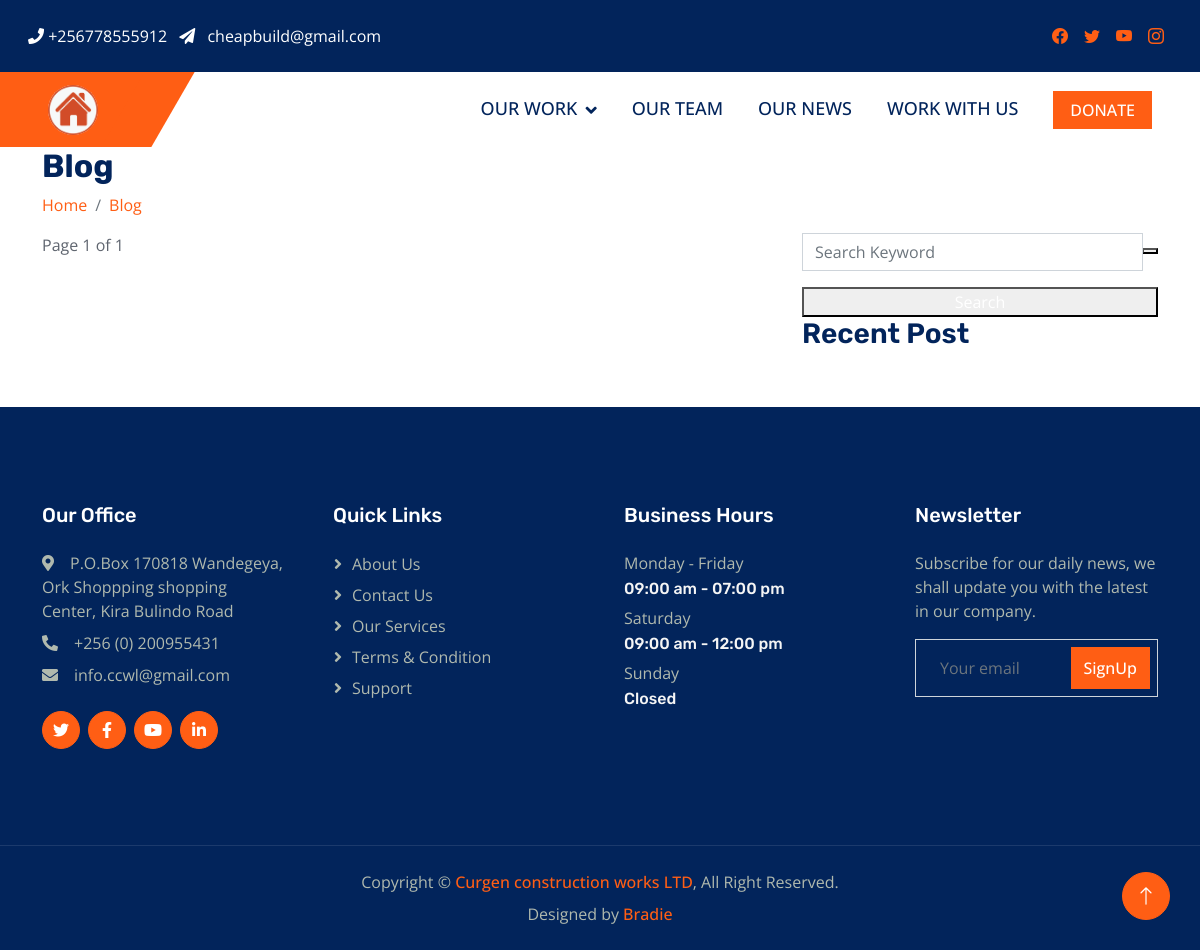
/blog/post_list/, run on an earlier commit of the app's database.
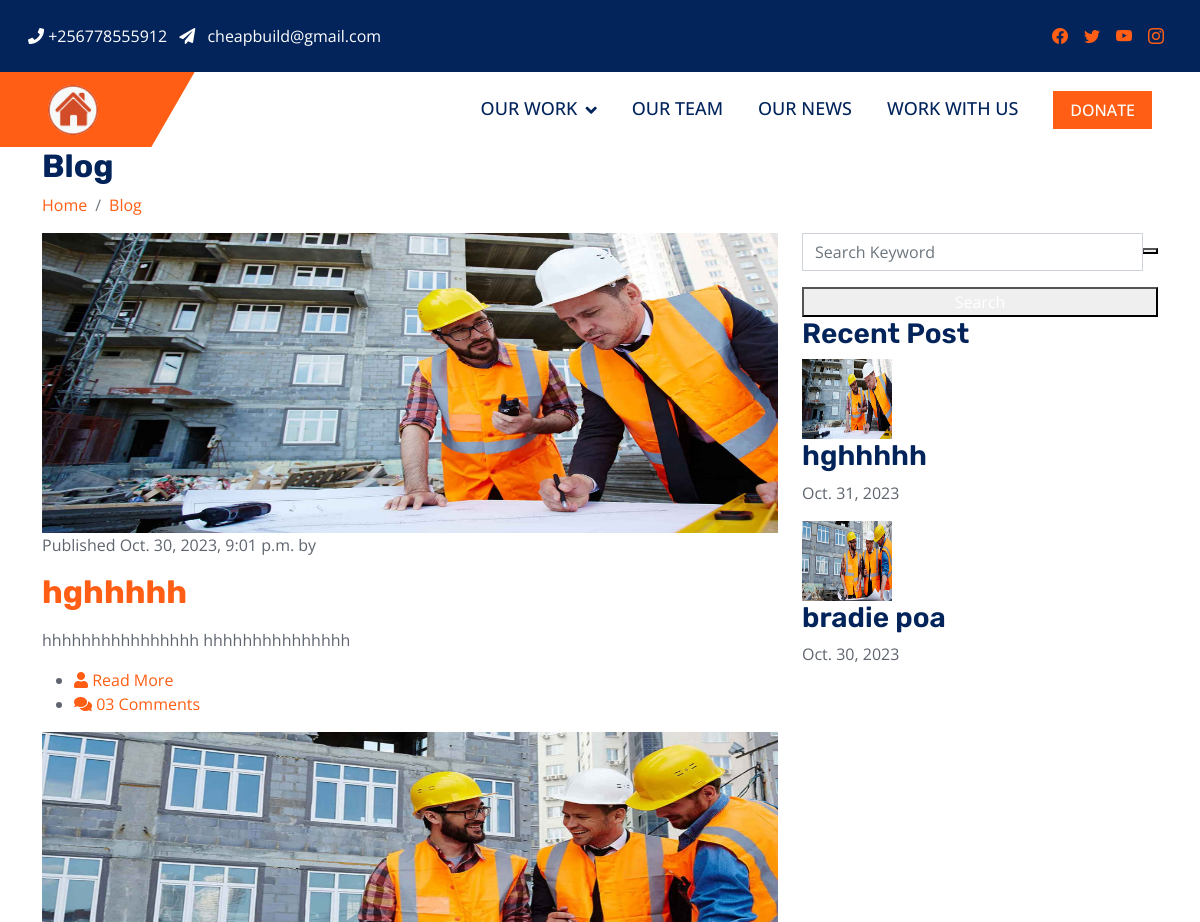
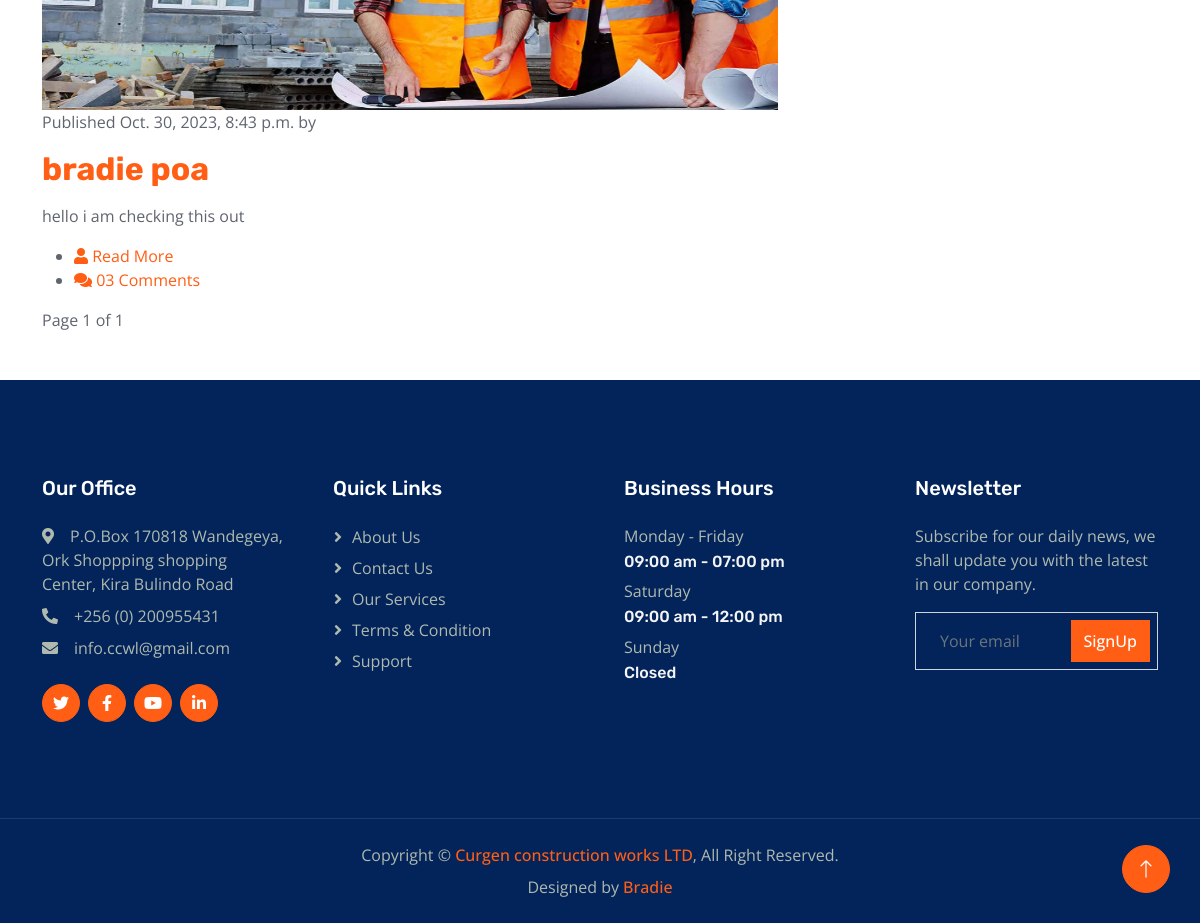
And on a later commit of the database (2 pictures, top to bottom).
### blog/models.py (models this page shows, shortened)
class Post(models.Model):
	STATUS_CHIOCES = (
		('draft','Draft'),
		('published','Published'),
		)
	title = models.CharField(max_length=250)
	slug = models.SlugField(max_length=250, unique_for_date='publish')
	img = models.ImageField(upload_to='images/blog', blank=True, null=True)
	body =models.TextField()
	publish = models.DateTimeField(default=timezone.now)
	created = models.DateField(auto_now_add=True)
	updated = models.DateTimeField(auto_now=True)
	status = models.CharField(max_length=10,choices=STATUS_CHIOCES, default='published ')
	objects =models.Manager()
	published = PublishedManager()
	def get_absolute_url(self):
		return reverse('blog:post_detail',
					args=[self.publish.year,
					self.publish.month,
					self.publish.day,
					self.slug])
	class Meta:
		ordering = ('-publish',)
	@property
	def imgURL(self):
		try:
			url = self.img.url
		except:
			url =''
		return url

### blog/views.py (the view)
# urls.py: path('post_list/', views.post_list, name="post_list"),
def post_list(request):
	object_list = Post.published.all()
	paginator = Paginator(object_list,3)
	page = request.GET.get('page')
	try:
		posts = paginator.page(page)
	except PageNotAnInteger:
		posts = paginator.page(1)
	except EmptyPage:
		posts = paginator.page(paginator.num_pages)
	return render(request, 'blog/list.html', {'page':page,'posts':posts})

### templates/blog/list.html (shortened to what this page needs)
{% extends 'mainweb/main.html'  %}
{% load static %}
{% block content %}
<div class="slider-area ">
<div class="single-slider hero-overly slider-height2 d-flex align-items-center" data-background="{% static 'assets/img/hero/about.jpg' %}">
    <div class="container">
        <div class="row">
            <div class="col-xl-12">
                <div class="hero-cap pt-100">
                    <h2> Blog</h2>
                    <nav aria-label="breadcrumb ">
                        <ol class="breadcrumb">
                        <li class="breadcrumb-item"><a href="/">Home</a></li>
                        <li class="breadcrumb-item"><a href="#"> Blog</a></li>
                        </ol>
                    </nav>
                </div>
            </div>
        </div>
    </div>
</div>
</div>
<section class="blog_area section-padding">
<div class="container">
    <div class="row">
        <div class="col-lg-8 mb-5 mb-lg-0">
            <div class="blog_left_sidebar">
            	{% for post in posts %}
                <article class="blog_item">
                    <div class="blog_item_img">
                        <img class="card-img rounded-0" src="{{ post.imgURL }}" height="300px" alt="">
                         <p class="blog_item_date">Published {{ post.publish }}  by {{ post.author }}</p>
                    </div>
                    <div class="blog_details">
                     <h2> <a class="d-inline-block" href="{{ post.get_absolute_url }}">
						{{ post.title }}
					</a>
					</h2>
                        <p>{{ post.body|truncatewords:30|linebreaks }}</p>
                        <ul class="blog-info-link">
                            <li><a href="{{ post.get_absolute_url }}"><i class="fa fa-user"></i> Read More</a></li>
                            <li><a href="#"><i class="fa fa-comments"></i> 03 Comments</a></li>
                        </ul>
                    </div>
                </article>
                {% endfor %}
                {% include "pagination.html" with page=posts %}
            </div>
        </div>
      {% include 'blog/blog_side.html' %}
    </div>
</div>
</section>
{% endblock content %}

### mainweb/templates/mainweb/main.html (shortened to what this page needs)
{% load static %}
<!DOCTYPE html>
<html>
<head>
    <link rel="stylesheet" href="path/to/font-awesome/css/font-awesome.min.css">
    <link href="https://cdnjs.cloudflare.com/ajax/libs/font-awesome/5.10.0/css/all.min.css" rel="stylesheet">
    <link href="https://cdn.jsdelivr.net/npm/bootstrap-icons@1.4.1/font/bootstrap-icons.css" rel="stylesheet">
    <link href="{% static 'lib/animate/animate.min.css' %}" rel="stylesheet">
    <link href="{% static 'lib/owlcarousel/assets/owl.carousel.min.css' %}" rel="stylesheet">
    <link href="{% static 'css/bootstrap.min.css' %}" rel="stylesheet">
    <link href="{% static 'css/style.css' %}" rel="stylesheet">
</head>
<body>
	{% include 'mainweb/header.html' %}
	{% block content %}
	{% endblock content %}
	{% include 'mainweb/footer.html' %}
    <a href="#" class="btn btn-lg btn-primary btn-lg-square rounded-circle back-to-top"><i
            class="bi bi-arrow-up"></i></a>
</body>
</html>

### mainweb/templates/mainweb/header.html (shortened to what this page needs)
{% load static %}
<div class="wrap">
	<div class="container-fluid bg-dark">
		<div class="row p-3">
			<div class="col-md-6 d-flex align-items-center">
				<p class="mb-0 phone pl-md-2">
					<a class="text-white" href="#" class="mr-2"><span class="fa fa-phone mr-1"></span> +256778555912</a>
					<a class="text-white" href="#"><span class="fa fa-paper-plane p-2"></span> cheapbuild@gmail.com</a>
				</p>
			</div>
			<div class="col-md-6 d-flex justify-content-md-end">
				<div class="social-media mr-4">
                    <p class="mb-0 d-flex">
                        <a href="#" class="d-flex align-items-center justify-content-center p-2"><span class="bi bi-facebook"></span></a>
                        <a href="#" class="d-flex align-items-center justify-content-center p-2"><span class="bi bi-twitter"></span></a>
                        <a href="#" class="d-flex align-items-center justify-content-center p-2"><span class="bi bi-youtube"></span></a>
                        <a href="#" class="d-flex align-items-center justify-content-center p-2"><span class="bi bi-instagram"></span></a>
                    </p>
                </div>
		    </div>
		</div>
	</div>
</div>
<nav class="navbar navbar-expand-lg bg-white navbar-light sticky-top py-0 pe-5">
    <a href="" class="navbar-brand ps-5 me-0">
        <img style="width: 50px;" class="rounded-circle" src="{% static 'img/logo.png' %}">
    </a>
    <div class="collapse navbar-collapse" id="navbarCollapse">
        <div class="navbar-nav ms-auto p-4 p-lg-0">
            <div class="nav-item dropdown">
                <a href="#" class="nav-link dropdown-toggle" data-bs-toggle="dropdown">OUR WORK</a>
            </div>
            <a href="{% url 'mainweb:teampage' %}" class="nav-item nav-link">OUR TEAM</a>
            <a href="{% url 'mainweb:blogpage' %}" class="nav-item nav-link">OUR NEWS</a>
            <a href="{% url 'mainweb:contactpage' %}" class="nav-item nav-link">WORK WITH US</a>
        </div>
        <a href="" class="btn btn-primary px-3 d-none d-lg-block">DONATE</a>
    </div>
</nav>

### templates/pagination.html (shortened to what this page needs)
<div class=" pagination">
	<span class="step-links">
	<span class="current">
		Page {{ page.number}} of {{page.paginator.num_pages }}
	</span>
	</span>
</div>

### templates/blog/blog_side.html (shortened to what this page needs)
{% load static %}
<div class="col-lg-4">
       <div class="blog_right_sidebar">
          <aside class="single_sidebar_widget search_widget">
             <form action="#">
                <div class="form-group">
                   <div class="input-group mb-3">
                      <input type="text" class="form-control" placeholder='Search Keyword'
                         onfocus="this.placeholder = ''" onblur="this.placeholder = 'Search Keyword'">
                      <div class="input-group-append">
                         <button class="btns" type="button"></button>
                      </div>
                   </div>
                </div>
                <button class="button rounded-0 primary-bg text-white w-100 btn_1 boxed-btn"
                   type="submit">Search</button>
             </form>
          </aside>
          <aside class="single_sidebar_widget popular_post_widget">
             <h3 class="widget_title">Recent Post</h3>
             {% for post in posts %}
             <div class="media post_item">
                <img style="height:80px; width: 90px;" src="{{post.imgURL}}" alt="post">
                <div class="media-body">
                   <a href="{% url 'mainweb:blog_detailspage' %}">
                      <h3>{{post.title}}</h3>
                   </a>
                   <p>{{post.created}}</p>
                </div>
             </div>
             {% endfor %}
          </aside>
       </div>
    </div>

### mainweb/templates/mainweb/footer.html
{% load static %}
    <div class="container-fluid bg-dark footer mt-5 py-5 wow fadeIn" data-wow-delay="0.1s">
        <div class="container py-5">
            <div class="row g-5">
                <div class="col-lg-3 col-md-6">
                    <h5 class="text-white mb-4">Our Office</h5>
                    <p class="mb-2"><i class="fa fa-map-marker-alt me-3"></i>P.O.Box 170818 Wandegeya, Ork Shoppping shopping Center, Kira Bulindo Road</p>
                    <p class="mb-2"><i class="fa fa-phone-alt me-3"></i>+256 (0) 200955431</p>
                    <p class="mb-2"><i class="fa fa-envelope me-3"></i>info.ccwl@gmail.com</p>
                    <div class="d-flex pt-3">
                        <a class="btn btn-square btn-primary rounded-circle me-2" href=""><i
                                class="fab fa-twitter"></i></a>
                        <a class="btn btn-square btn-primary rounded-circle me-2" href=""><i
                                class="fab fa-facebook-f"></i></a>
                        <a class="btn btn-square btn-primary rounded-circle me-2" href=""><i
                                class="fab fa-youtube"></i></a>
                        <a class="btn btn-square btn-primary rounded-circle me-2" href=""><i
                                class="fab fa-linkedin-in"></i></a>
                    </div>
                </div>
                <div class="col-lg-3 col-md-6">
                    <h5 class="text-white mb-4">Quick Links</h5>
                    <a class="btn btn-link" href="">About Us</a>
                    <a class="btn btn-link" href="">Contact Us</a>
                    <a class="btn btn-link" href="">Our Services</a>
                    <a class="btn btn-link" href="">Terms & Condition</a>
                    <a class="btn btn-link" href="">Support</a>
                </div>
                <div class="col-lg-3 col-md-6">
                    <h5 class="text-white mb-4">Business Hours</h5>
                    <p class="mb-1">Monday - Friday</p>
                    <h6 class="text-light">09:00 am - 07:00 pm</h6>
                    <p class="mb-1">Saturday</p>
                    <h6 class="text-light">09:00 am - 12:00 pm</h6>
                    <p class="mb-1">Sunday</p>
                    <h6 class="text-light">Closed</h6>
                </div>
                <div class="col-lg-3 col-md-6">
                    <h5 class="text-white mb-4">Newsletter</h5>
                    <p>Subscribe for our daily news, we shall update you with the latest in our company.</p>
                    <div class="position-relative w-100">
                        <input class="form-control bg-transparent w-100 py-3 ps-4 pe-5" type="text"
                            placeholder="Your email">
                        <button type="button"
                            class="btn btn-primary py-2 position-absolute top-0 end-0 mt-2 me-2">SignUp</button>
                    </div>
                </div>
            </div>
        </div>
    </div>
    <div class="container-fluid copyright bg-dark py-4">
        <div class="container text-center">
            <p class="mb-2">Copyright &copy; <a class="fw-semi-bold" href="#">Curgen construction works LTD</a>, All Right Reserved.
            </p>
            <p class="mb-0">Designed by <a class="fw-semi-bold" href="">Bradie</a></p>
        </div>
    </div>

### static/css/style.css (style rules this page uses)
:root { --primary: #FF5E14; --secondary: #5F656F; --light: #F5F5F5; --dark: #02245B; }
.back-to-top { position: fixed; display: none; right: 30px; bottom: 30px; z-index: 99; }
h1, h2, .h1, .h2, .fw-bold { font-weight: 700 !important; }
h3, h4, .h3, .h4, .fw-medium { font-weight: 600 !important; }
h5, h6, .h5, .h6, .fw-semi-bold { font-weight: 500 !important; }
.btn { transition: .5s; font-weight: 500; }
.btn-primary, .btn-outline-primary:hover { color: #FFFFFF; }
.btn-square { width: 38px; height: 38px; }
.btn-lg-square { width: 48px; height: 48px; }
.btn-square, .btn-sm-square, .btn-lg-square { padding: 0; display: flex; align-items: center; justify-content: center; font-weight: normal; }
.navbar.sticky-top { top: -100px; transition: .5s; }
.navbar .navbar-brand { position: relative; padding-right: 50px; height: 75px; display: flex; align-items: center; background: var(--primary); }
.navbar .navbar-brand::after { position: absolute; content: ""; width: 50px; height: 100%; top: 0; right: -25px; transform: skewX(-30deg); background-color: var(--primary); }
.navbar .navbar-nav .nav-link { margin-right: 35px; padding: 20px 0; color: var(--dark); font-size: 18px; font-weight: 500; outline: none; }
.navbar .dropdown-toggle::after { border: none; content: "\f107"; font-family: "Font Awesome 5 Free"; font-weight: 900; vertical-align: middle; margin-left: 8px; }
.footer { color: #B0B9AE; }
.footer .btn.btn-link { display: block; margin-bottom: 5px; padding: 0; text-align: left; color: #B0B9AE; font-weight: normal; text-transform: capitalize; transition: .3s; }
.footer .btn.btn-link::before { position: relative; content: "\f105"; font-family: "Font Awesome 5 Free"; font-weight: 900; margin-right: 10px; }
.copyright { color: #B0B9AE; border-top: 1px solid rgba(255, 255, 255, .1); }

What changed in the data, as far as the page shows it:
added Post: imgURL (picture), publish "Oct. 30, 2023, 9:01 p.m.", title "hghhhhh", body "hhhhhhhhhhhhhhhh hhhhhhhhhhhhhhh", created "Oct. 31, 2023"
added Post: imgURL (picture), publish "Oct. 30, 2023, 8:43 p.m.", title "bradie poa", body "hello i am checking this out", created "Oct. 30, 2023"
